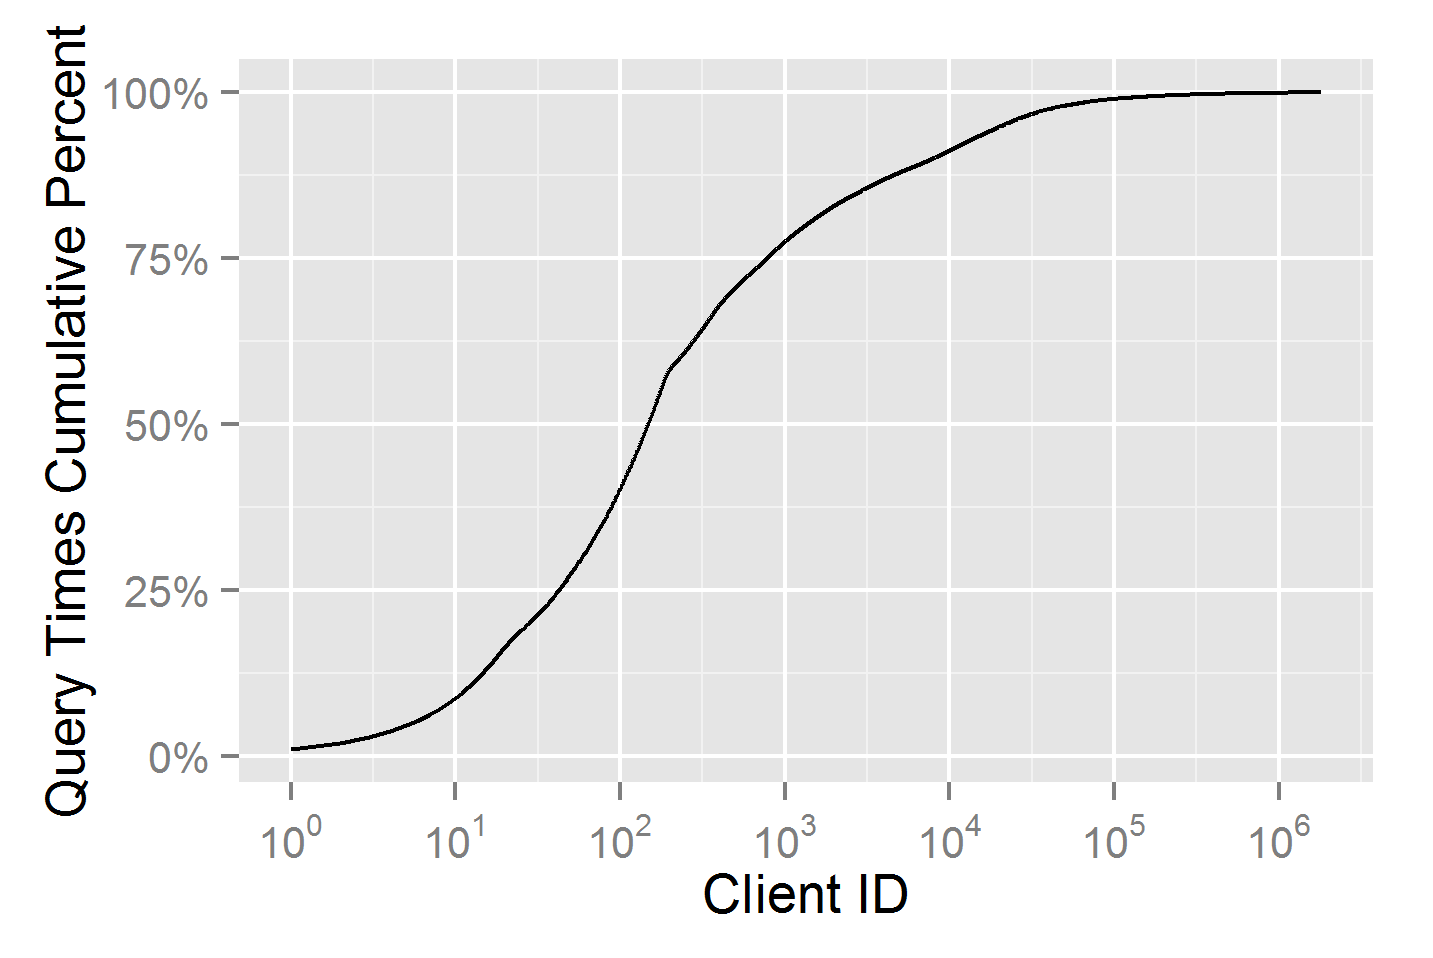

Generate this figure with R:
library(ggplot2)
library(scales)
df = read.table('client_qrcnt_fig_4.id.stat') 
#df = read.table('test.rev') 

sp10 <- ggplot(df, aes(V1, V4)) + geom_line() +
theme(text = element_text(size=13)) +
scale_y_continuous(
                   name = 'Query Times Cumulative Percent',
                   labels = percent
                   ) +
scale_x_log10(
              name = 'Client ID', 
              breaks = trans_breaks("log10", function(x) 10^x),
                 labels = trans_format("log10", math_format(10^.x)))

print(sp10)

ggsave('fig4.png')

